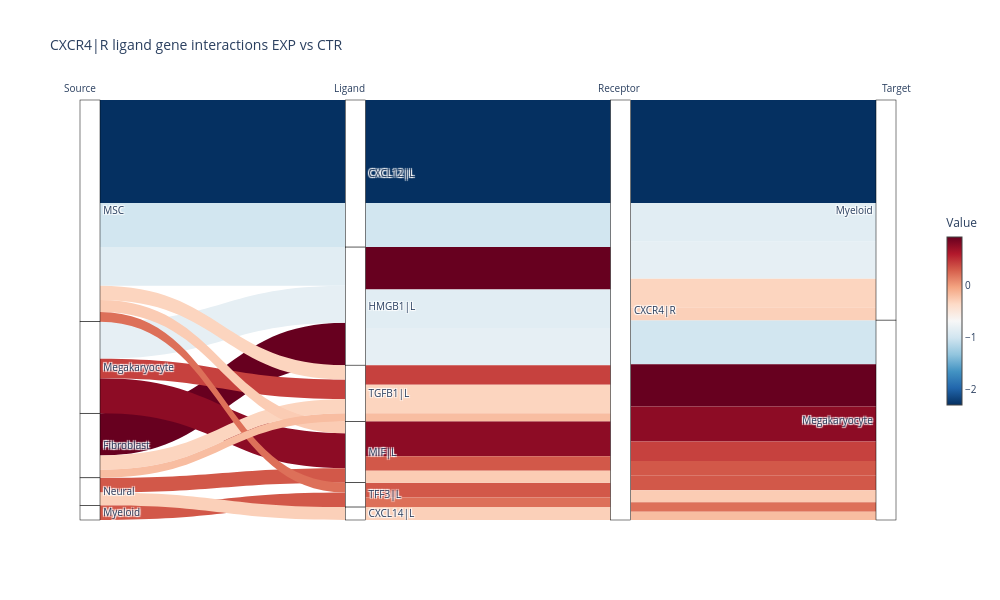

Notebook source saved alongside this figure:
### Markdown cell above
The third gene of interest was the receptor gene CXCR4 with a high importance in Megakaryocytes in the EXP condition and in Myeloid cells in the CTR condition. If we want to focus only on CXCR4 in Megakaryocytes and Myeloid cells, we can define a receptor_cluster value when running the Sankey plot function. Also, the number of interactions included is reduced by setting the threshold parameter to 15.

### Code cell
ctpl.plot_sankey(data['tables']['EXP_x_CTR'], target = "CXCR4|R", receptor_cluster = ["Megakaryocyte", "Myeloid"], plt_name = "Megakaryocyte and  Myeloid CXCR4 receptor gene interaction EXP vs CTR", threshold = 15)

### Figure 1 — Plotly figure (JSON) as saved in the notebook; plotly's stock layout.template omitted (floating-point values rounded to 4 significant figures)
{"data": [{"link": {"color": ["#053061", "#d2e6f0", "#67001f", "#e1edf3", "#e6eff4", "#8d0c25", "#c6413e", "#d25849", "#d25849", "#fcd5bf", "#fcd5bf", "#fbd0b9", "#fbccb4", "#dd7059", "#f8bda1", "#053061", "#d2e6f0", "#67001f", "#e1edf3", "#e6eff4", "#8d0c25", "#c6413e", "#d25849", "#d25849", "#fcd5bf", "#fcd5bf", "#fbd0b9", "#fbccb4", "#dd7059", "#f8bda1", "#053061", "#d2e6f0", "#67001f", "#e1edf3", "#e6eff4", "#8d0c25", "#c6413e", "#d25849", "#d25849", "#fcd5bf", "#fcd5bf", "#fbd0b9", "#fbccb4", "#dd7059", "#f8bda1"], "source": [0, 0, 2, 0, 4, 4, 4, 7, 8, 0, 2, 8, 0, 0, 2, 15, 15, 17, 17, 17, 20, 21, 22, 20, 21, 21, 26, 20, 22, 21, 30, 30, 30, 30, 30, 30, 30, 30, 30, 30, 30, 30, 30, 30, 30], "target": [15, 15, 17, 17, 17, 20, 21, 22, 20, 21, 21, 26, 20, 22, 21, 30, 30, 30, 30, 30, 30, 30, 30, 30, 30, 30, 30, 30, 30, 30, 45, 46, 46, 45, 45, 46, 46, 46, 46, 45, 45, 45, 46, 46, 46], "value": [2.299, 0.9836, 0.9449, 0.8633, 0.8275, 0.7784, 0.4367, 0.3273, 0.3251, 0.3193, 0.3156, 0.2885, 0.267, 0.2155, 0.1816, 2.299, 0.9836, 0.9449, 0.8633, 0.8275, 0.7784, 0.4367, 0.3273, 0.3251, 0.3193, 0.3156, 0.2885, 0.267, 0.2155, 0.1816, 2.299, 0.9836, 0.9449, 0.8633, 0.8275, 0.7784, 0.4367, 0.3273, 0.3251, 0.3193, 0.3156, 0.2885, 0.267, 0.2155, 0.1816]}, "node": {"color": "white", "label": ["MSC", "MSC", "Fibroblast", "MSC", "Megakaryocyte", "Megakaryocyte", "Megakaryocyte", "Myeloid", "Neural", "MSC", "Fibroblast", "Neural", "MSC", "MSC", "Fibroblast", "CXCL12|L", "CXCL12|L", "HMGB1|L", "HMGB1|L", "HMGB1|L", "MIF|L", "TGFB1|L", "TFF3|L", "MIF|L", "TGFB1|L", "TGFB1|L", "CXCL14|L", "MIF|L", "TFF3|L", "TGFB1|L", "CXCR4|R", "CXCR4|R", "CXCR4|R", "CXCR4|R", "CXCR4|R", "CXCR4|R", "CXCR4|R", "CXCR4|R", "CXCR4|R", "CXCR4|R", "CXCR4|R", "CXCR4|R", "CXCR4|R", "CXCR4|R", "CXCR4|R", "Myeloid", "Megakaryocyte", "Megakaryocyte", "Myeloid", "Myeloid", "Megakaryocyte", "Megakaryocyte", "Megakaryocyte", "Megakaryocyte", "Myeloid", "Myeloid", "Myeloid", "Megakaryocyte", "Megakaryocyte", "Megakaryocyte"], "line": {"color": "black", "width": 0.5}, "pad": 0, "thickness": 20}, "type": "sankey"}, {"hoverinfo": "none", "marker": {"cmax": 0.9449, "cmin": -2.299, "colorbar": {"len": 0.5, "thickness": 15, "title": {"text": "Value"}, "x": 1.05, "xref": "paper"}, "colorscale": [[0, "rgb(5,48,97)"], [0.1, "rgb(33,102,172)"], [0.2, "rgb(67,147,195)"], [0.3, "rgb(146,197,222)"], [0.4, "rgb(209,229,240)"], [0.5, "rgb(247,247,247)"], [0.6, "rgb(253,219,199)"], [0.7, "rgb(244,165,130)"], [0.8, "rgb(214,96,77)"], [0.9, "rgb(178,24,43)"], [1, "rgb(103,0,31)"]]}, "mode": "markers", "type": "scatter", "x": [null], "y": [null]}], "layout": {"annotations": [{"font": {"size": 10}, "showarrow": false, "text": "Source", "x": 0, "y": 1.05, "yref": "paper"}, {"font": {"size": 10}, "showarrow": false, "text": "Ligand", "x": 0.33, "y": 1.05, "yref": "paper"}, {"font": {"size": 10}, "showarrow": false, "text": "Receptor", "x": 0.66, "y": 1.05, "yref": "paper"}, {"font": {"size": 10}, "showarrow": false, "text": "Target", "x": 1, "y": 1.05, "yref": "paper"}], "font": {"size": 10}, "height": 600, "plot_bgcolor": "white", "title": {"text": "CXCR4|R ligand gene interactions EXP vs CTR"}, "width": 1000, "xaxis": {"range": [0, 1], "showgrid": false, "showticklabels": false, "zeroline": false}, "yaxis": {"range": [0, 1], "showgrid": false, "showticklabels": false, "zeroline": false}}}
